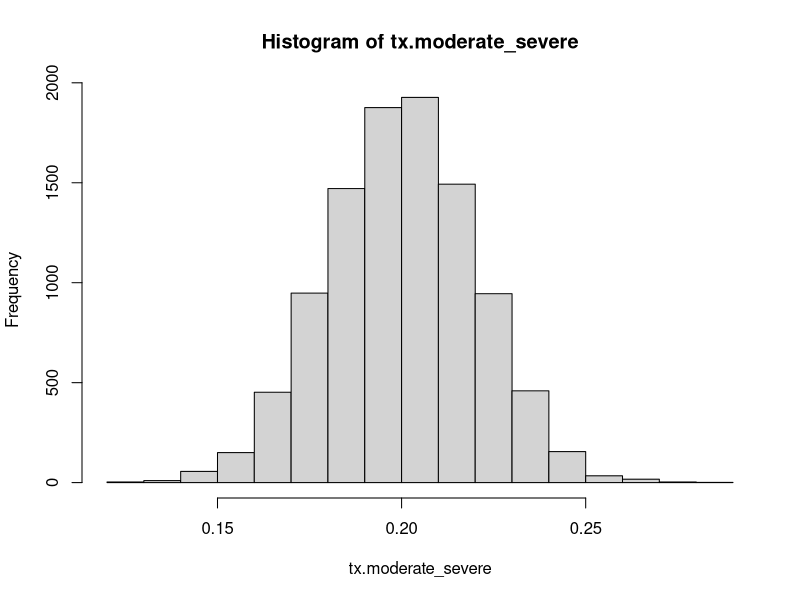
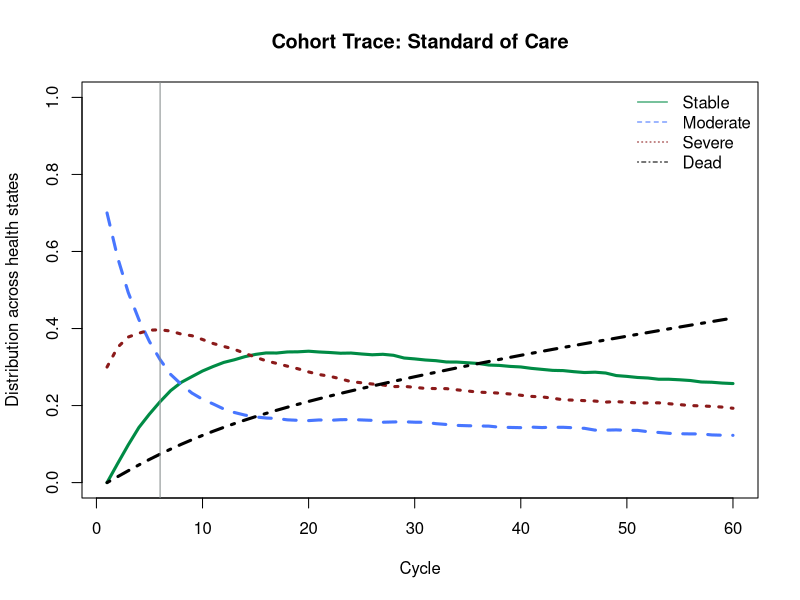
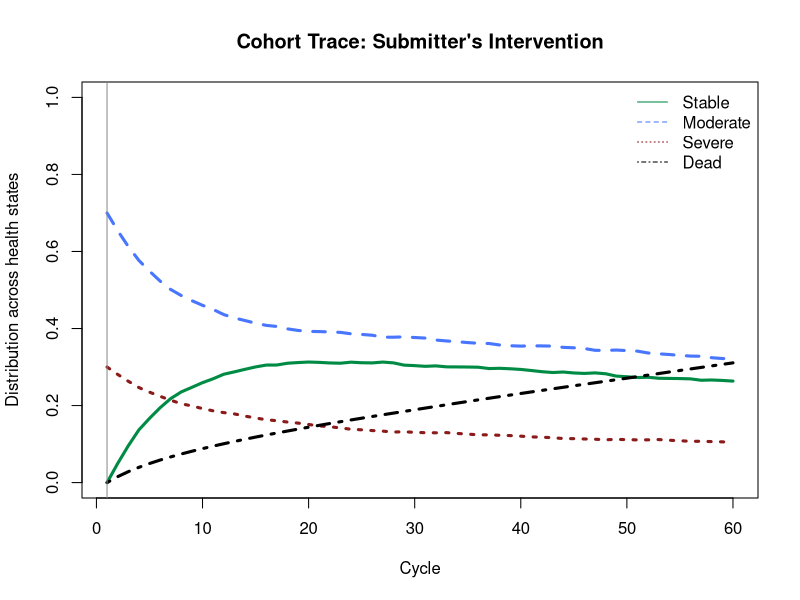
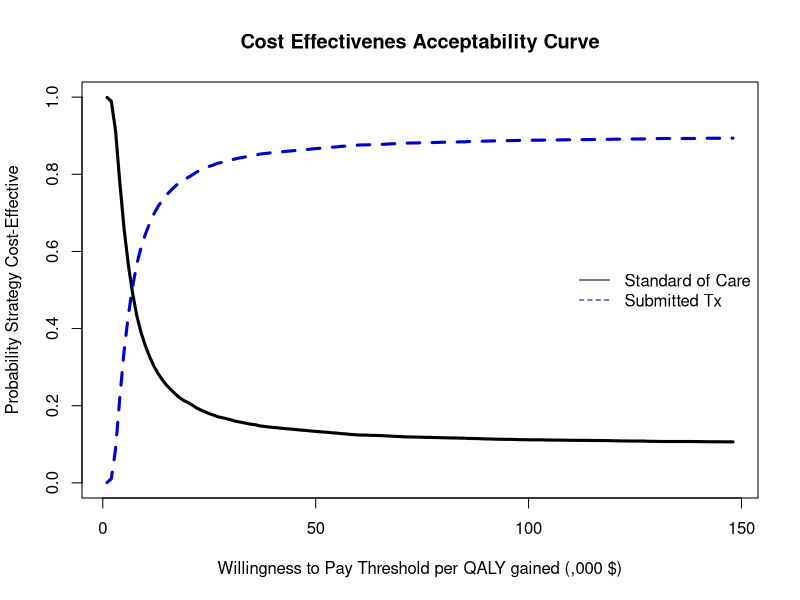
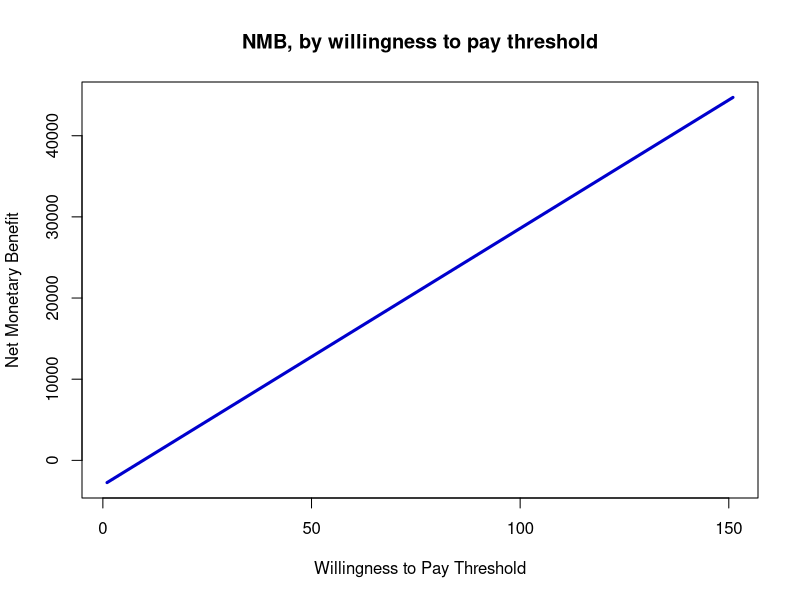
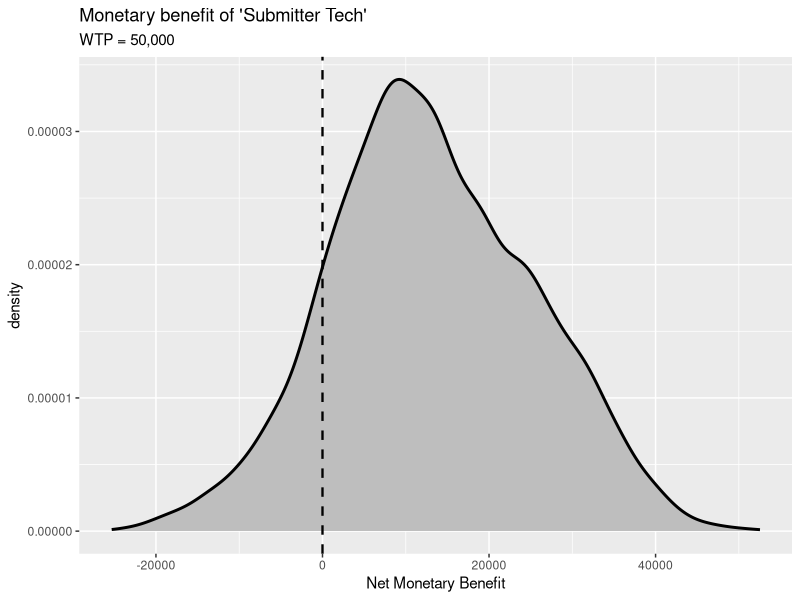
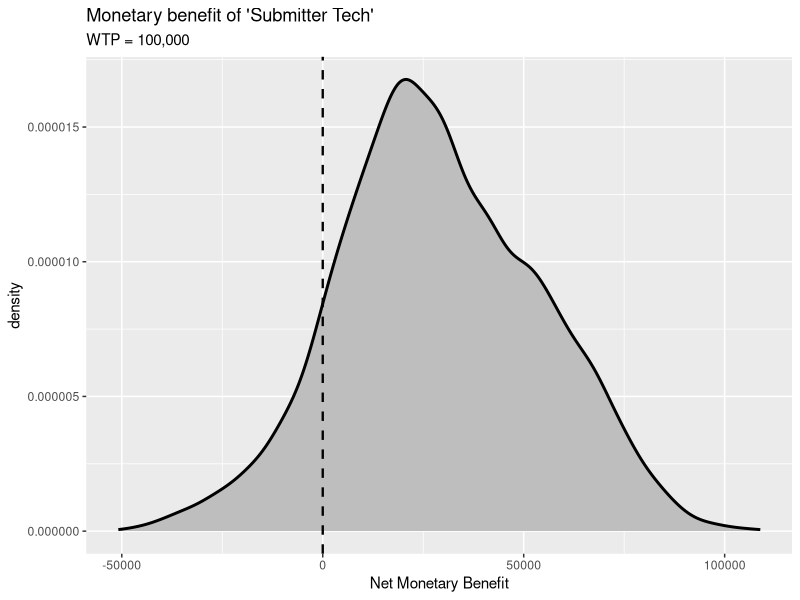
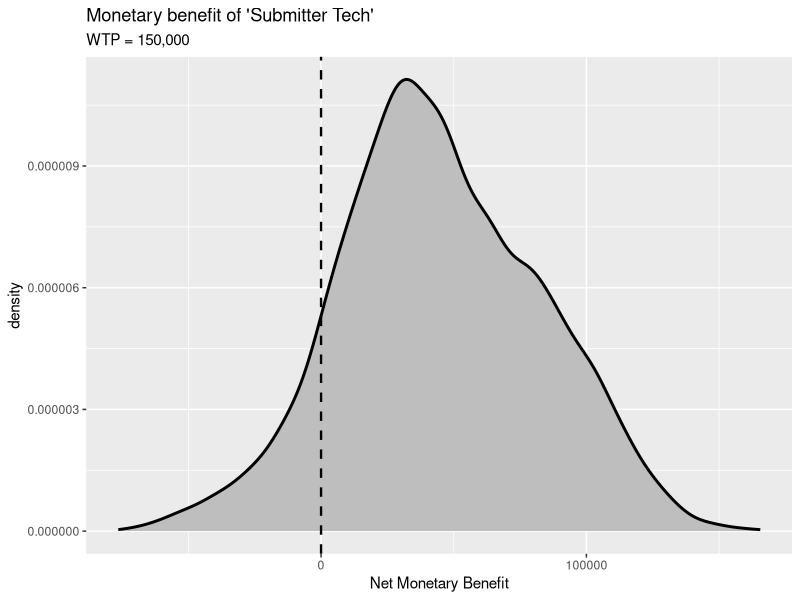

Generate these figures, in order, with R:
## CADTH 2023 Toy # Markov Model ### 
## Institute of Health Economics ##

#### HOUSEKEEPING ####
getwd()  ##Tells you what Working Directory you are currently saving to. Change with setwd, eg:
#setwd("C:/Users/skatwyk/Desktop/CADTH2023")

##Intall / Load packages with some useful (and common) custom commands that will make our lives easier later
#install.packages("dplyr")
library(dplyr)
2
#install.packages("devtools")
#library(devtools)
#install.packages("ggplot2")
library(ggplot2)

#### STRUCTURAL PARAMETERS ####
options(scipen = 999)
nsim   <- 10000      #Number of iterations run for probabilistic sensitivity analysis
n.t    <- 60        #Cycles - Time = Months
c.t    <- 12        #Number of Cycles in a Year
disc   <- 0.015/c.t  #Discount Rate
disc.c <- 1/(1 + disc)^(1:n.t) 
disc.u <- 1/(1 + disc)^(1:n.t)
wtp    <- seq(0,150000,by=1000)
wtp.str<- sprintf("%s",seq(0,150000,by=1000))
n.wtp  <- length(wtp)
clock  <- Sys.time()
set.seed(8709816)


#### INPUT PARAMETERS ####
strategy <- c("Standard of Care","Submitted Tx")   #Strategy Names
state    <- c("Stable","Moderate","Severe","Dead") #State Names
#Initial State Distribution
t0_dist  <- c("Stable"  = 0,
              "Moderate"= 0.70,
              "Severe"  = 0.30,
              "Dead"    = 0)
n.state  <- length(state)
n.strat  <- length(strategy)

#Transition Probability Input Parameters
##User-defined input parameters on the progression of observed persons, according to transition probability per cycle
##For simplification, all  other parameters are time-independent
mu.stable_moderate <- 0.075
mu.stable_severe   <- 0.01
mu.moderate_stable <- 0.04
mu.moderate_severe <- 0.12
mu.severe_stable   <- 0.08
mu.severe_moderate <- 0.001

var.p <- 0.1 #Toy simplification; all transition probabilities have same variance

##Beta Distribution Functions
estAlpha <- function(mu,var) {
  alpha <- ((1-mu)/var-1/mu)*mu^2
  return(alpha)
}
estBeta <- function(mu,var) {
  alpha <- ((1-mu)/var-1/mu)*mu^2
  beta  <- alpha*(1/mu-1)
  return(beta)
}

##Generate stochastic parameters for probabilistic sensitivity analysis
p.stable_moderate <- rbeta(nsim,estAlpha(mu.stable_moderate,mu.stable_moderate*var.p),estBeta(mu.stable_moderate,mu.stable_moderate*var.p))
p.stable_severe   <- rbeta(nsim,estAlpha(mu.stable_severe,mu.stable_severe*var.p),estBeta(mu.stable_severe,mu.stable_severe*var.p))
p.moderate_stable <- rbeta(nsim,estAlpha(mu.moderate_stable,mu.moderate_stable*var.p),estBeta(mu.moderate_stable,mu.moderate_stable*var.p))
p.moderate_severe <- rbeta(nsim,estAlpha(mu.moderate_severe,mu.moderate_severe*var.p),estBeta(mu.moderate_severe,mu.moderate_severe*var.p))
p.severe_stable   <- rbeta(nsim,estAlpha(mu.severe_stable,mu.severe_stable*var.p),estBeta(mu.severe_stable,mu.severe_stable*var.p))
p.severe_moderate <- rbeta(nsim,estAlpha(mu.severe_moderate,mu.severe_moderate*var.p),estBeta(mu.severe_moderate,mu.severe_moderate*var.p))

##For Toy demonstration, mortality is a time-dependent parameter (probability changes over time). 
mu.stable_dead    <- 0.004
mu.moderate_dead  <- 0.005
mu.severe_dead    <- 0.04
p.stable_dead <- p.moderate_dead <- p.severe_dead <- matrix(0,nrow=n.t,ncol=nsim)
p.stable_dead[1,]    <- rbeta(nsim,estAlpha(mu.stable_dead,mu.stable_dead*var.p),estBeta(mu.stable_dead,mu.stable_dead*var.p))
p.moderate_dead[1,]  <- rbeta(nsim,estAlpha(mu.moderate_dead,mu.moderate_dead*var.p),estBeta(mu.moderate_dead,mu.moderate_dead*var.p))
p.severe_dead[1,]    <- rbeta(nsim,estAlpha(mu.severe_dead,mu.severe_dead*var.p),estBeta(mu.severe_dead,mu.severe_dead*var.p))
for (t in 2:n.t) {
  p.stable_dead[t,]   <- p.stable_dead[t-1,]*(1.016^(0.024*t))
  p.moderate_dead[t,] <- p.moderate_dead[t-1,]*(1.016^(0.024*t))
  p.severe_dead[t,]   <- p.severe_dead[t-1,]*(1.016^(0.024*t))
}

#Treatment Effect 
#Submitter treatment reports an average 20% reduction in progression from moderate state to severe state
mu.tx.moderate_severe  <- 0.20
var.tx.moderate_severe <- 0.02
tx.moderate_severe     <- rnorm(nsim,mu.tx.moderate_severe,var.tx.moderate_severe)
#tx.moderate_severe     <- rbeta(nsim,estAlpha(mu.tx.moderate_severe,var.tx.moderate_severe),estBeta(mu.tx.moderate_severe,var.tx.moderate_severe))
hist(tx.moderate_severe)

#Cost Input Parameters
##Costs per cycle per health state
##Toy simplification; costs by health state are fixed, which is sometimes the case
c.stable   <- 50
c.moderate <- 150
c.severe   <- 200
c.dead     <- 0
c.tx       <- 100  #Submitter cost for all Moderate patients per cycle to avert Severe outcome

#Utility (QALY) Input Parameters
mu.u.stable   <- 0.8
mu.u.moderate <- 0.5
mu.u.severe   <- 0.25
u.dead        <- rep(0,nsim) #QALY value for dead always 0
var.u         <- 0.02 #Toy simplification; all utility parameters have same variance

u.stable   <- rbeta(nsim,estAlpha(mu.u.stable,mu.u.stable*var.u),estBeta(mu.u.stable,mu.u.stable*var.u))  
u.moderate <- rbeta(nsim,estAlpha(mu.u.moderate,mu.u.moderate*var.u),estBeta(mu.u.moderate,mu.u.moderate*var.u))  
u.severe   <- rbeta(nsim,estAlpha(mu.u.severe,mu.u.severe*var.u),estBeta(mu.u.severe,mu.u.severe*var.u))  

####MODEL BUILD####
#Create the cohort trace; Array = {Time, States, Run}
##Create trace for each Strategy
m.M.soc <- m.M.sub <- array(0,
                            dim = c(n.t+1, n.state, nsim),
                            dimnames = list(0:n.t, state, 1:nsim))
m.M.soc[1,,] <- m.M.sub[1,,] <- t0_dist    # set initial state distribution

#Transition Matrix 
## Basic matrix is 2D: {State x State}
## To allow time-dependent probabilities add a dimension: {State x State x Time}
## To allow PSA stochastic probabilities add a dimension: {State x State x Runs} 
## To allow both we're employing a 4D array = {State x State x Time x Runs}
m.P.soc <- m.P.sub <- array(0,
                            dim = c(n.state, n.state, n.t, nsim),
                            dimnames = list(state,state,1:n.t,1:nsim))

#Build transition matrix for each strategy
##In this Toy, most of the transition matrix is identical but we will lay out all separately for clarity
#For Standard of Care
##from Stable
m.P.soc["Stable","Stable",,]     <- 1-(p.stable_moderate+p.stable_severe+p.stable_dead) 
m.P.soc["Stable","Moderate",,]   <- p.stable_moderate
m.P.soc["Stable","Severe",,]     <- p.stable_severe
m.P.soc["Stable","Dead",,]       <- p.stable_dead
##from Moderate
m.P.soc["Moderate","Moderate",,] <- 1-(p.moderate_stable+p.moderate_severe+p.moderate_dead) 
m.P.soc["Moderate","Stable",,]   <- p.moderate_stable
m.P.soc["Moderate","Severe",,]   <- p.moderate_severe
m.P.soc["Moderate","Dead",,]     <- p.moderate_dead
##from severe
m.P.soc["Severe","Severe",,]     <- 1-(p.severe_moderate+p.severe_stable+p.severe_dead) 
m.P.soc["Severe","Moderate",,]   <- p.severe_moderate
m.P.soc["Severe","Stable",,]     <- p.severe_stable
m.P.soc["Severe","Dead",,]       <- p.severe_dead
##from Dead
m.P.soc["Dead","Dead",,]         <- 1

#For Submitter Tx
##from Stable
m.P.sub["Stable","Stable",,]     <- 1-(p.stable_moderate+p.stable_severe+p.stable_dead) 
m.P.sub["Stable","Moderate",,]   <- p.stable_moderate
m.P.sub["Stable","Severe",,]     <- p.stable_severe
m.P.sub["Stable","Dead",,]       <- p.stable_dead
##from Moderate
m.P.sub["Moderate","Moderate",,] <- 1-(p.moderate_stable+(p.moderate_severe*tx.moderate_severe)+p.moderate_dead) 
m.P.sub["Moderate","Stable",,]   <- p.moderate_stable
m.P.sub["Moderate","Severe",,]   <- p.moderate_severe*tx.moderate_severe
m.P.sub["Moderate","Dead",,]     <- p.moderate_dead
##from severe
m.P.sub["Severe","Severe",,]     <- 1-(p.severe_moderate+p.severe_stable+p.severe_dead) 
m.P.sub["Severe","Moderate",,]   <- p.severe_moderate
m.P.sub["Severe","Stable",,]     <- p.severe_stable
m.P.sub["Severe","Dead",,]       <- p.severe_dead
##from Dead
m.P.sub["Dead","Dead",,]         <- 1

####MODEL RUN####
for (n in 1:nsim) {                                      # loop through the number of simulation runs
  for (t in 1:n.t)  {                                    # loop through the number of cycles
    m.M.soc[t+1,,n] <- m.M.soc[t,,n] %*% m.P.soc[,,t,n]  # estimate the state vector for the next cycle (t+1)
  }
  for (t in 1:n.t){                                      
    m.M.sub[t+1,,n] <- m.M.sub[t,,n] %*% m.P.sub[,,t,n]    
  }
}  

#Generate summary results from PSA outcomes
d.M.soc <- d.M.sub <- matrix(0, nrow = n.t, ncol = n.state, dimnames = list(1:n.t,state))
for (s in 1:n.state) {                                      
  for (t in 0:n.t)  { 
    d.M.soc[t,s] <- mean(m.M.soc[t,s,])
    d.M.sub[t,s] <- mean(m.M.sub[t,s,])
  }
}

#sum(rowSums(d.M.soc)) == n.t ##Check, TRUE means Markov did not drop persons
#sum(rowSums(d.M.sub)) == n.t ##Check, TRUE means Markov did not drop persons

####PLOT RESULTS####
matplot(d.M.soc[1:n.t,], type = 'l',
        xlab = "Cycle",
        ylab = "Distribution across health states",
        ylim = c(0,1),
        main = "Cohort Trace: Standard of Care",
        col= c("springgreen4","royalblue1","firebrick4","black"),
        lwd = 3)
legend("topright", state, col= c("springgreen4","royalblue1","firebrick4","black"),lty = 1:4, bty = "n")
#Plot vertical line where Severe health state is highest
abline(v = which.max(d.M.soc[,"Severe"]), col = "azure4")

matplot(d.M.sub[1:n.t,], type = 'l',
        xlab = "Cycle",
        ylab = "Distribution across health states",
        ylim = c(0,1),
        main = "Cohort Trace: Submitter's Intervention",
        col= c("springgreen4","royalblue1","firebrick4","black"),
        lwd = 3)
legend("topright", state, col= c("springgreen4","royalblue1","firebrick4","black"),lty = 1:4, bty = "n")
#Plot vertical line where Severe health state is highest
abline(v = which.max(d.M.sub[,"Severe"]), col = "azure4")

#Generating 'Base Case' Aggregated PSA CEA Results 
#Mean Costs & QALYs
v.tc.soc <- d.M.soc %*% c(c.stable,c.moderate,c.severe,c.dead)
v.tc.sub <- d.M.sub %*% c(c.stable,c.moderate+c.tx,c.severe,c.dead)
v.tu.soc <- d.M.soc %*% c(mean(u.stable),mean(u.moderate),mean(u.severe),mean(u.dead))
v.tu.sub <- d.M.sub %*% c(mean(u.stable),mean(u.moderate),mean(u.severe),mean(u.dead))

#Discounted Mean Costs & QALYs
tc_soc <- v.tc.soc * disc.c
tc_sub <- v.tc.sub * disc.c
tu_soc <- v.tu.soc * disc.u
tu_sub <- v.tu.sub * disc.u

#Store Each Strategy into cost and QALY vectors
v.tc <- c(sum(tc_soc),sum(tc_sub))
v.tu <- c(sum(tu_soc),sum(tu_sub))

df_cu <- data.frame(Strategy = strategy,
                    Cost = v.tc,
                    Utility = v.tu/c.t,
                    Inc_Cost = 0,
                    Inc_Utility = 0,
                    INB = 0)

df_cu$Inc_Cost[df_cu$Strategy=="Submitted Tx"]    <- df_cu$Cost[df_cu$Strategy=="Submitted Tx"] - df_cu$Cost[df_cu$Strategy=="Standard of Care"]
df_cu$Inc_Utility[df_cu$Strategy=="Submitted Tx"] <- df_cu$Utility[df_cu$Strategy=="Submitted Tx"] - df_cu$Utility[df_cu$Strategy=="Standard of Care"]
df_cu$INB[df_cu$Strategy=="Submitted Tx"]         <- df_cu$Inc_Utility[df_cu$Strategy=="Submitted Tx"]*100000 - df_cu$Inc_Cost[df_cu$Strategy=="Submitted Tx"]

df_cu

#PSA Costs and QALYs; keeping results in matrix for plottting and probabilistic analysis
## Generate results tables
m.tc.soc <- m.tc.sub <- m.tu.soc <- m.tu.sub <- matrix(0, nrow = n.t+1, ncol = nsim, dimnames = list(0:n.t,1:nsim))
for (n in 1:nsim) {
  m.tc.soc[,n] <- m.M.soc[,,n] %*% c(c.stable,c.moderate,c.severe,c.dead)
  m.tc.sub[,n] <- m.M.sub[,,n] %*% c(c.stable,c.moderate+c.tx,c.severe,c.dead)
  m.tu.soc[,n] <- m.M.soc[,,n] %*% c(u.stable[n],u.moderate[n],u.severe[n],u.dead[n])
  m.tu.sub[,n] <- m.M.sub[,,n] %*% c(u.stable[n],u.moderate[n],u.severe[n],u.dead[n])
}
##Discounting Costs and QALYs
for (t in 1:n.t) {
  m.tc.soc[t+1,] <- m.tc.soc[t+1,] * disc.c[t]
  m.tc.sub[t+1,] <- m.tc.sub[t+1,] * disc.c[t]
  m.tu.soc[t+1,] <- m.tu.soc[t+1,] * disc.c[t]
  m.tu.sub[t+1,] <- m.tu.sub[t+1,] * disc.c[t]
}

## Generate PSA table. This will be all important to everything to follow!
params   <- c("Cost","QALY")
n.params <- length(params)

psa <- array(0,
             dim = c(n.strat,nsim,n.params),
             dimnames = list(strategy, 1:nsim, params))

psa["Standard of Care",,"Cost"] <- colSums(m.tc.soc)
psa["Standard of Care",,"QALY"] <- colSums(m.tu.soc)/c.t
psa["Submitted Tx",,"Cost"] <- colSums(m.tc.sub)
psa["Submitted Tx",,"QALY"] <- colSums(m.tu.sub)/c.t

##If you don't want a 3D array, you can create a results data set for each Strategy instead
#psa_soc <- psa_sub <- array(0,
#                            dim = c(nsim,n.params),
#                            dimnames = list(1:nsim, params))
#psa_soc[,"Cost"] <- colSums(m.tc.soc)
#psa_soc[,"QALY"] <- colSums(m.tu.soc)/c.t
#psa_sub[,"Cost"] <- colSums(m.tc.sub)
#psa_sub[,"QALY"] <- colSums(m.tu.sub)/c.t

## Determine what the optimal option is for all WTP thresholds
## 'Optimal' = The highest probability cost-effective strategy
v.cea <- c("NB","Optimal")
cea <- array(0,
             dim = c(length(v.cea),n.strat,nsim,n.wtp),
             dimnames = list(v.cea,strategy,1:nsim,wtp))
for (i in 1:n.wtp) {       ##Determine the net benefit of every strategy, for each WTP threshold
  cea["NB","Standard of Care",,i] <- psa["Standard of Care",,"QALY"] * wtp[i] - psa["Standard of Care",,"Cost"]
  cea["NB","Submitted Tx",,i] <- psa["Submitted Tx",,"QALY"] * wtp[i] - psa["Submitted Tx",,"Cost"]
}
for (n in 1:nsim) {        ##Set the Optimal Strategy's NB in its own valiable so we can refer to it going forward.
  for (i in 1:n.wtp) {
    if (cea["NB","Submitted Tx",n,i] > cea["NB","Standard of Care",n,i]) {
      cea["Optimal","Submitted Tx",n,i] <- 1
    } else {
      cea["Optimal","Standard of Care",n,i] <- 1
    }
  }
}
1 == mean(cea["Optimal","Submitted Tx",,]) + mean(cea["Optimal","Standard of Care",,]) #Check

## Generate Cost Effectiveness Acceptablility Curve
ceac <- matrix(0, 
               nrow = n.wtp, ncol = n.strat,
               dimnames = list(wtp,strategy))
for (i in 1:n.wtp) {
  ceac[i,"Standard of Care"] <- mean(cea["Optimal","Standard of Care",,i])
  ceac[i,"Submitted Tx"]     <- mean(cea["Optimal","Submitted Tx",,i])
}

matplot(ceac[4:n.wtp,], type = 'l',
        xlab = "Willingness to Pay Threshold per QALY gained (,000 $)",
        ylab = "Probability Strategy Cost-Effective",
        main = "Cost Effectivenes Acceptability Curve",
        col= c("black","blue3"),
        lwd = 3)
legend("right", strategy, col= c("black","blue3"),lty = 1:4, bty = "n")
#Plot vertical line at closest WTP value at which strategies are 50/50
#abline(v = which.min(abs(ceac[,2]-ceac[,1])), col = "azure4")

#Submitter *Net* Monetary Benefit Plotting
sub_inc_cost <- psa["Submitted Tx",,"Cost"]-psa["Standard of Care",,"Cost"]
sub_inc_qaly <- psa["Submitted Tx",,"QALY"]-psa["Standard of Care",,"QALY"]

sub_nmb <- matrix(0,
                  nrow = nsim, ncol = n.wtp,
                  dimnames = list(1:nsim,wtp))

for (i in 1:n.wtp) {
  sub_nmb[,i] <- sub_inc_qaly * wtp[i] - sub_inc_cost
}

##Plot some NMB and NHB results - Not especially interesting visually but good reference
matplot(colMeans(sub_nmb), type = 'l',
        xlab = "Willingness to Pay Threshold",
        ylab = "Net Monetary Benefit",
        main = "NMB, by willingness to pay threshold",
        col= c("blue3"),
        lwd = 3)

##We'll get momentarily distracted and look at the PSA results for NMB at given WTP thresholds
df_sub_nmb <- data.frame(sub_nmb)
#colnames(df_nmb) <- wtp.str
nmb.wtp.50k <- ggplot(df_sub_nmb,aes(x = X50000))
nmb.wtp.50k +  geom_density(aes(color = X50000), size = 1, fill="gray") + 
  geom_vline(aes(xintercept = 0),linetype = "dashed", size = 0.8) +
  ggtitle("Monetary benefit of 'Submitter Tech'","WTP = 50,000") +
  xlab("Net Monetary Benefit")

nmb.wtp.100k <- ggplot(df_sub_nmb,aes(x = X100000))
nmb.wtp.100k +  geom_density(aes(color = X100000), size = 1, fill="gray") + 
  geom_vline(aes(xintercept = 0),linetype = "dashed", size = 0.8) +
  ggtitle("Monetary benefit of 'Submitter Tech'","WTP = 100,000") +
  xlab("Net Monetary Benefit")

nmb.wtp.150k <- ggplot(df_sub_nmb,aes(x = X150000))
nmb.wtp.150k +  geom_density(aes(color = X150000), size = 1, fill="gray") + 
  geom_vline(aes(xintercept = 0),linetype = "dashed", size = 0.8) +
  ggtitle("Monetary benefit of 'Submitter Tech'","WTP = 150,000") +
  xlab("Net Monetary Benefit")

##Clean Up & Save Workspace
run.time  <- Sys.time()-clock
print(run.time)

save.image(file = "CADTH2023ToyMarkov.RData")
